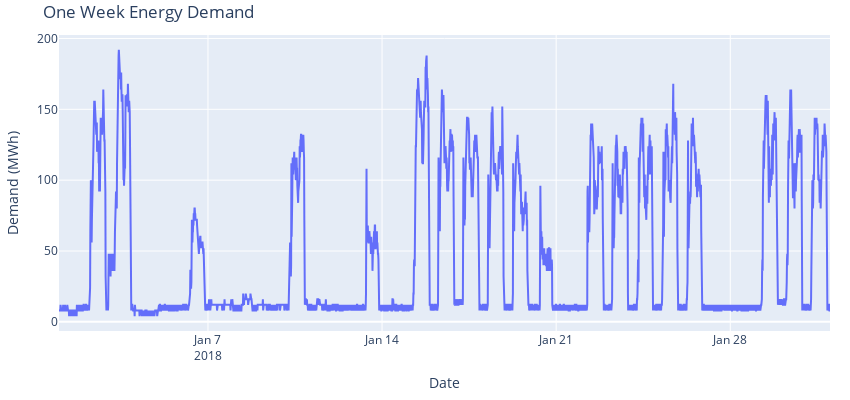

Notebook code for this chart:
### Code cell
start_date = demand_df['Date'].min()
end_date = start_date + timedelta(days=31)
df_month1 = demand_df.loc[(demand_df['Date'] >= start_date) & (demand_df['Date'] <= end_date)]
fig = go.Figure()
fig.add_trace(go.Scatter(x=df_month1.index, y=df_month1["Demand"], mode='lines'))
fig.update_layout(
    title = "One Week Energy Demand",
    xaxis_title = "Date",
    yaxis_title = "Demand (MWh)",
    width = 850,
    height = 400,
    margin=dict(l=20, r=20, t=35, b=20),
    legend=dict(
        orientation="h",
        yanchor="top",
        y=1,
        xanchor="left",
        x=0.001
    )
)
fig.show()

### Figure 1 — Plotly figure (JSON) as saved in the notebook; plotly's stock layout.template omitted (floating-point values rounded to 4 significant figures; data arrays with more than 128 entries replaced by an {"elided": "..."} marker saying what was removed)
{"data": [{"mode": "lines", "type": "scatter", "x": {"elided": "2977 str values"}, "y": {"elided": "2977 int values"}}], "layout": {"height": 400, "legend": {"orientation": "h", "x": 0.001, "xanchor": "left", "y": 1, "yanchor": "top"}, "margin": {"b": 20, "l": 20, "r": 20, "t": 35}, "title": {"text": "One Week Energy Demand"}, "width": 850, "xaxis": {"title": {"text": "Date"}}, "yaxis": {"title": {"text": "Demand (MWh)"}}}}
